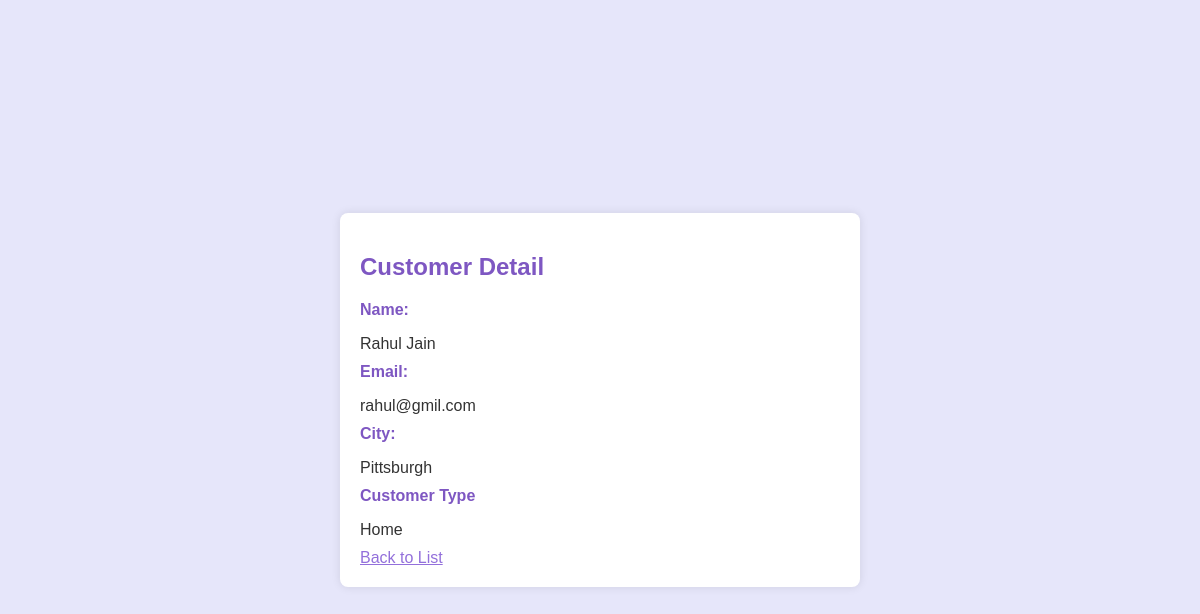
Screenshot of /customers/1/ with the database file from the repository.
### store/models.py (models this page shows, shortened)
class Customer(models.Model):
    user = models.OneToOneField(User, on_delete=models.CASCADE, null=True, blank=True)
    name = models.CharField(max_length=200, null=True)
    email = models.CharField(max_length=200, null=True)
    city = models.CharField(max_length=200, null=True)
    customer_type = models.TextField(max_length=200, null=True, default=None)

### store/views.py (the view)
# urls.py: path('customers/<int:customer_id>/', views.customer_detail, name='customer_detail'),
def customer_detail(request, customer_id):
    customer = get_object_or_404(Customer, id=customer_id)
    return render(request, 'store/customer_detail.html', {'customer': customer})

### store/Templates/store/customer_detail.html (shortened to what this page needs)
<!DOCTYPE html>
<html lang="en">
<head>
</head>
<body>
<div class="card">
    <h2>Customer Detail</h2>
    <label>Name:</label>
    <p>{{ customer.name }}</p>
    <label>Email:</label>
    <p>{{ customer.email }}</p>
    <label>City:</label>
    <p>{{ customer.city }}</p>
    <label>Customer Type</label>
    <p>{{ customer.customer_type }}</p>
    <a href="{% url 'customer_list' %}" style="color:mediumpurple;">Back to List</a>
</div>
</body>
</html>

### store/Templates/store/customer_detail.html (style rules this page uses)
body { font-family: Arial, sans-serif; margin: 0; padding: 0; display: flex; min-height: 100vh; flex-direction: column; align-items: center; justify-content: center; background-color: lavender; }
.card { width: 40%; margin: 20px auto; padding: 20px; background-color: #fff; border-radius: 8px; box-shadow: 0 0 10px rgba(0, 0, 0, 0.1); overflow-y: auto; }
h2 { margin-bottom: 20px; color: #7e57c2; }
label { display: block; margin-bottom: 5px; color: #7e57c2; font-weight: bold; }
p { display: block; margin-bottom: 10px; color: #333; }

### rows the page displays
Customer: name "Rahul Jain", email "rahul@gmil.com", city "Pittsburgh", customer_type "Home"
